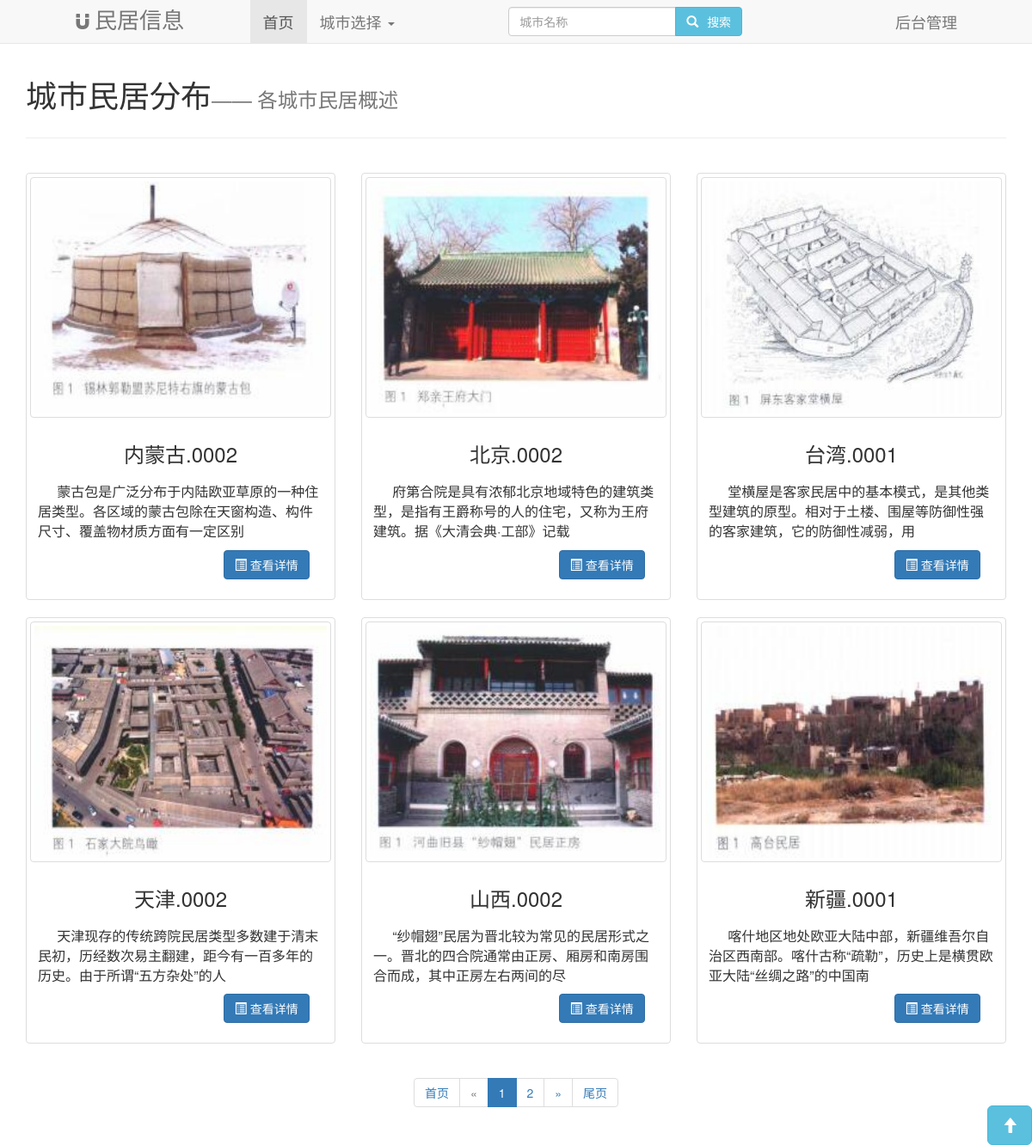
Before: / with the older database file.
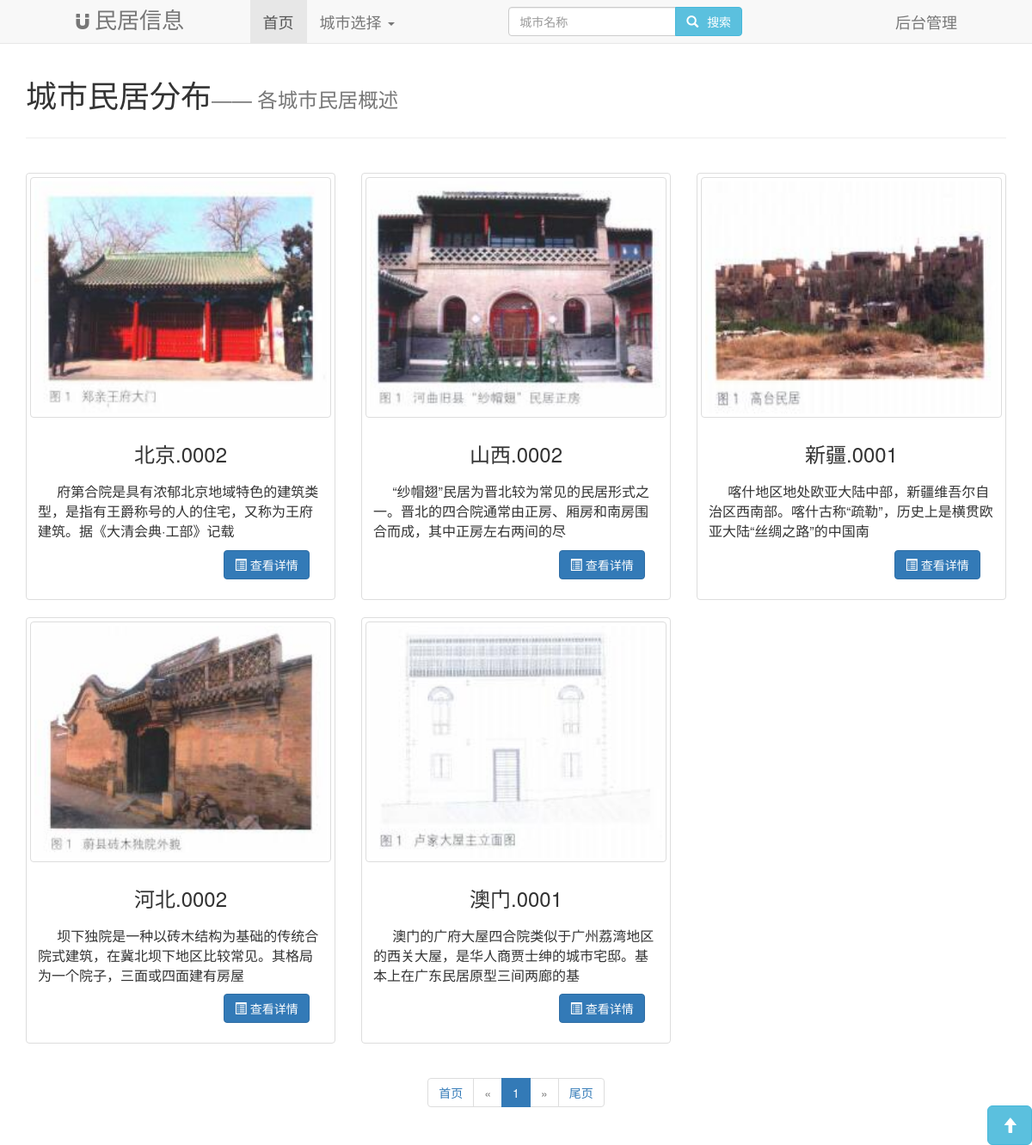
After: the same page with the newer database file.
### app/models.py (models this page shows)
class ResidentsInfo(models.Model):
    resident_province = models.CharField(max_length=50, verbose_name='民居省份', db_column='民居省份')
    resident_number = models.CharField(max_length=100, verbose_name='民居编号', db_column='民居编号')
    resident_type = models.TextField(verbose_name='民居类型名称', db_column='民居类型名称')
    resident_overview = models.TextField(verbose_name='民居概述', db_column='民居概述')
    distribution = models.TextField(verbose_name='分布', db_column='分布')
    structure = models.TextField(verbose_name='形制', db_column='形制')
    construct = models.TextField(verbose_name='建造', db_column='建造')
    represent_building = models.TextField(verbose_name='代表建筑', db_column='代表建筑')
    factor = models.TextField(verbose_name='成因', db_column='成因')
    comparison_evolution = models.TextField(verbose_name='比较与演变', db_column='比较与演变')
    attached_picture = models.TextField(verbose_name='附图', db_column='附图')
    class Meta:
        db_table = '民居表'
        verbose_name = '民居信息'
        verbose_name_plural = '民居信息'

### app/views/show.py (the view)
# urls.py: path('', show.index),
def index(request):
    if len(ResidentsInfo.objects.all()) == 0:
        database_table_init()
    else:
        print("数据库民居表已初始化过！")
    residents_info = get_resident_info()
    page_object = Pagination(request, residents_info)
    page_queryset = page_object.page_queryset
    page_html = page_object.html()
    data = {
        'table_name': ResidentsInfo._meta.verbose_name,          # 用于导航条左侧的 logo 显示部分
        'residents_info': residents_info,                        # 用于导航条中的城市选择功能
        'page_queryset': page_queryset,                          # 分页的数据
        'page_html': page_html,                                  # 分页 HTML 代码
    }
    return render(request, 'index.html', data)

### app/utils/transresidentinfo.py (called while the page is built, shortened)
def get_resident_info(condition={}, flag=False, start=4, end=11):
    residents_info = ResidentsInfo.objects.filter(**condition)
    if residents_info.count() < 1:
        return 0
    tab = 4 * '&nbsp;'
    for obj in residents_info:
        obj.resident_overview = tab + obj.resident_overview
        obj.distribution = tab + obj.distribution
        obj.structure = tab + obj.structure
        obj.construct = tab + obj.construct
        obj.represent_building = tab + obj.represent_building
        obj.factor = tab + obj.factor
        obj.comparison_evolution = tab + obj.comparison_evolution
        trans = obj.attached_picture.maketrans('', '', '[]\' ')
        obj.attached_picture = obj.attached_picture.translate(trans)
        obj.attached_picture = obj.attached_picture.split(',')
    return residents_info

### app/templates/index.html (shortened to what this page needs)
{% extends "layout.html" %}
{% load static %}
{% block content %}
    <div class="container">
        <div class="page-header">
            <h1>城市民居分布<small>——&nbsp;各城市民居概述</small></h1>
        </div>
        <div class="page-body">
            <div class="row">
                {% for info in page_queryset %}
                    <div class="col-md-4 col-sm-6">
                        <div class="thumbnail">
                            {% if info.attached_picture.0|first == 'd' %}
                                <img class="img-thumbnail"
                                     src="{% static info.attached_picture.0 %}"
                                     title="{{ info.resident_number }}编号类型的民居"
                                     alt="这是一张 {{ info.resident_number }} 编号类型的民居图片">
                            {% else %}
                                <img class="img-thumbnail"
                                     src="{{ info.attached_picture.0 }}"
                                     title="{{ info.resident_number }}编号类型的民居"
                                     alt="这是一张 {{ info.resident_number }} 编号类型的民居图片">
                            {% endif %}
                            <div class="caption">
                                <h3>{{ info.resident_number }}</h3>
                                <p>{{ info.resident_overview | safe | truncatechars:'80' }}</p>
                                <p>
                                    <a href="/resident/{{ info.id }}/detail/" class="btn btn-primary" role="button">
                                        <span class="glyphicon glyphicon-list-alt" aria-hidden="true"></span> 查看详情
                                    </a>
                                </p>
                            </div>
                        </div>
                    </div>
                {% endfor %}
            </div>
        </div>
        <div class="page-footer">
            <div aria-label="Page navigation">
                <ul class="pagination">
                    {{ page_html }}
                </ul>
            </div>
        </div>
    </div>
{% endblock %}

### app/templates/layout.html (shortened to what this page needs)
{% load static %}
<!DOCTYPE html>
<html lang="en">
<head>
    <link rel="stylesheet" href="{% static 'css/general.css' %}">
    <link rel="stylesheet" href="{% static 'plugin/bootstrap-3.4.1/css/bootstrap.css' %}">
</head>
<body>
    <div class="navigation">
        <div class="navbar navbar-default navbar-fixed-top">
            <div class="container-fluid">
                <div class="navbar-header">
                    <a class="navbar-brand" href="/">
                        <span class="glyphicon glyphicon-magnet" aria-hidden="true"></span>
                        <span class="title">{{ table_name }}</span>
                    </a>
                </div>
                <div class="collapse navbar-collapse" id="bs-example-navbar-collapse-1">
                    <ul class="nav navbar-nav">
                        <li id="index"><a href="/">首页<span class="sr-only">(current)</span></a></li>
                        <li id="choose_city" class="dropdown">
                            <a href="#" class="dropdown-toggle" data-toggle="dropdown" role="button"
                               aria-haspopup="true" aria-expanded="false">
                                城市选择 <span class="caret"></span>
                            </a>
                        </li>
                    </ul>
                    <form class="navbar-form navbar-left" method="get" action="/resident/detail/">
                        <div class="form-group">
                            <div class="input-group">
                                <input type="text" class="form-control" name="city" placeholder="城市名称"
                                       value="{{ current_search }}">
                                <span class="input-group-btn">
                                    <button type="submit" class="btn btn-info">
                                        <span class="glyphicon glyphicon-search" aria-hidden="true"></span> 搜索
                                    </button>
                                </span>
                            </div>
                        </div>
                    </form>
                    <ul class="nav navbar-nav navbar-right">
                        {% if request.session.admin_info %}
                            <li id="management">
                                <a href="/resident/list/">
                                    <span class="glyphicon glyphicon-user"></span> {{ request.session.admin_info }}
                                </a>
                            </li>
                            <li>
                                <a href="/admin/logout/">
                                    <span class="glyphicon glyphicon-off"></span> 注销
                                </a>
                            </li>
                        {% else %}
                            <li id="management"><a href="/admin/login/">后台管理</a></li>
                        {% endif %}
                    </ul>
                </div>
            </div>
        </div>
    </div>
    {% block content %} {% endblock %}
    <div class="footer">
        <a class="btn btn-info btn-lg" href="#top">
            <span class="glyphicon glyphicon-arrow-up" aria-hidden="true"></span>
        </a>
    </div>
</body>
</html>

### app/static/css/general.css (style rules this page uses)
* { margin: 0; padding: 0; }

### app/templates/layout.html (style rules this page uses)
.navbar { font-size: 18px; }
.container-fluid { margin-left: 6%; margin-right: 6%; }
.title { font-family: "隶书"; font-size: 26px; }
.navbar-nav { margin-left: 6%; }
.navbar-form { margin-left: 10%; }
.navbar-form .glyphicon { margin-right: 6px; }
.footer { position: relative; }
.footer a { position: absolute; right: 0; bottom: 0; }

### app/templates/index.html (style rules this page uses)
.container { margin-top: 50px; }
.container img { width: 100%; height: 280px; }
.row div p a { margin-left: 65%; }
.page-header { padding-bottom: 20px; }
.page-body { padding-top: 20px; }
.page-body h3 { text-align: center; padding-bottom: 10px; }
.page-body p { font-size: 16px; }
.page-footer { margin-bottom: 20px; text-align: center; }

Changed rows visible on the page:
removed ResidentsInfo: resident_number (picture), resident_number "内蒙古.0002", resident_overview "蒙古包是广泛分布于内陆欧亚草原的一种住居类型。各区域的蒙古包除在天窗构造、构件尺寸、覆盖物材质方面有一定区别"
removed ResidentsInfo: resident_number (picture), resident_number "台湾.0001", resident_overview "堂横屋是客家民居中的基本模式，是其他类型建筑的原型。相对于土楼、围屋等防御性强的客家建筑，它的防御性减弱，用"
removed ResidentsInfo: resident_number (picture), resident_number "天津.0002", resident_overview "天津现存的传统跨院民居类型多数建于清末民初，历经数次易主翻建，距今有一百多年的历史。由于所谓“五方杂处”的人"
now on this page (row unchanged): ResidentsInfo: resident_number (picture), resident_number "河北.0002", resident_overview "坝下独院是一种以砖木结构为基础的传统合院式建筑，在冀北坝下地区比较常见。其格局为一个院子，三面或四面建有房屋"
now on this page (row unchanged): ResidentsInfo: resident_number (picture), resident_number "澳门.0001", resident_overview "澳门的广府大屋四合院类似于广州荔湾地区的西关大屋，是华人商贾士绅的城市宅邸。基本上在广东民居原型三间两廊的基"
Other visible differences:
{{ page_html }}: "首页 « 1 2 » 尾页" → "首页 « 1 » 尾页"
